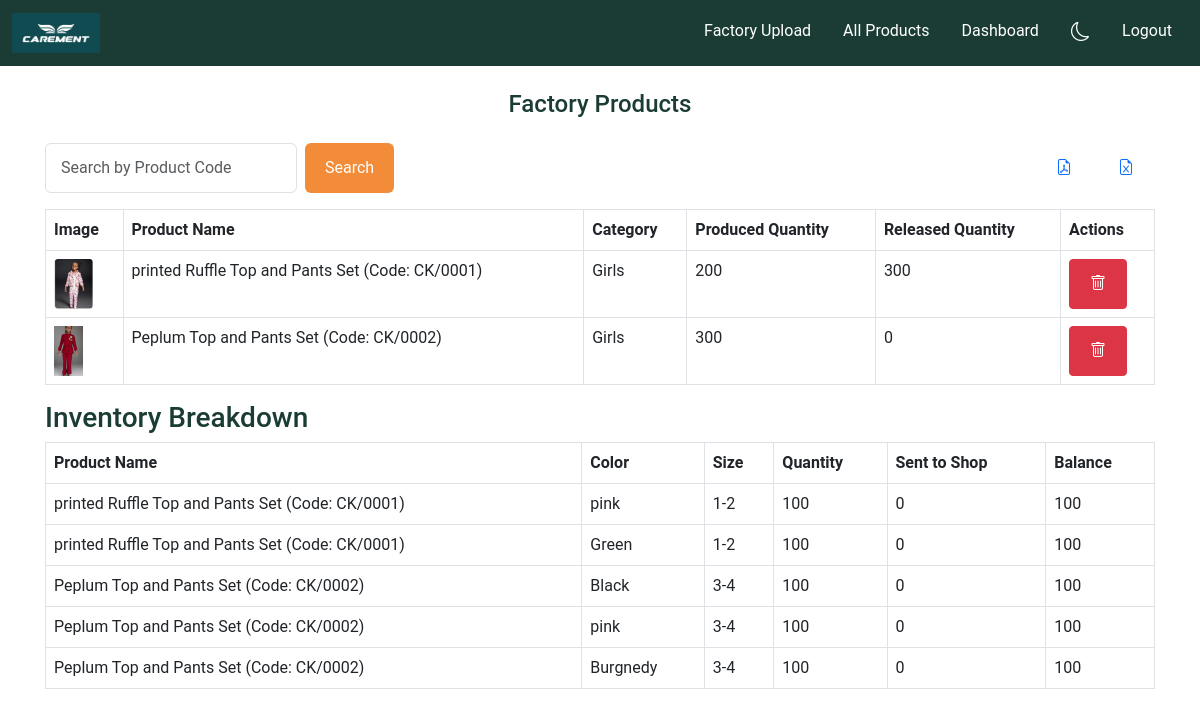
The app's page /factory/products (signed in), older data.
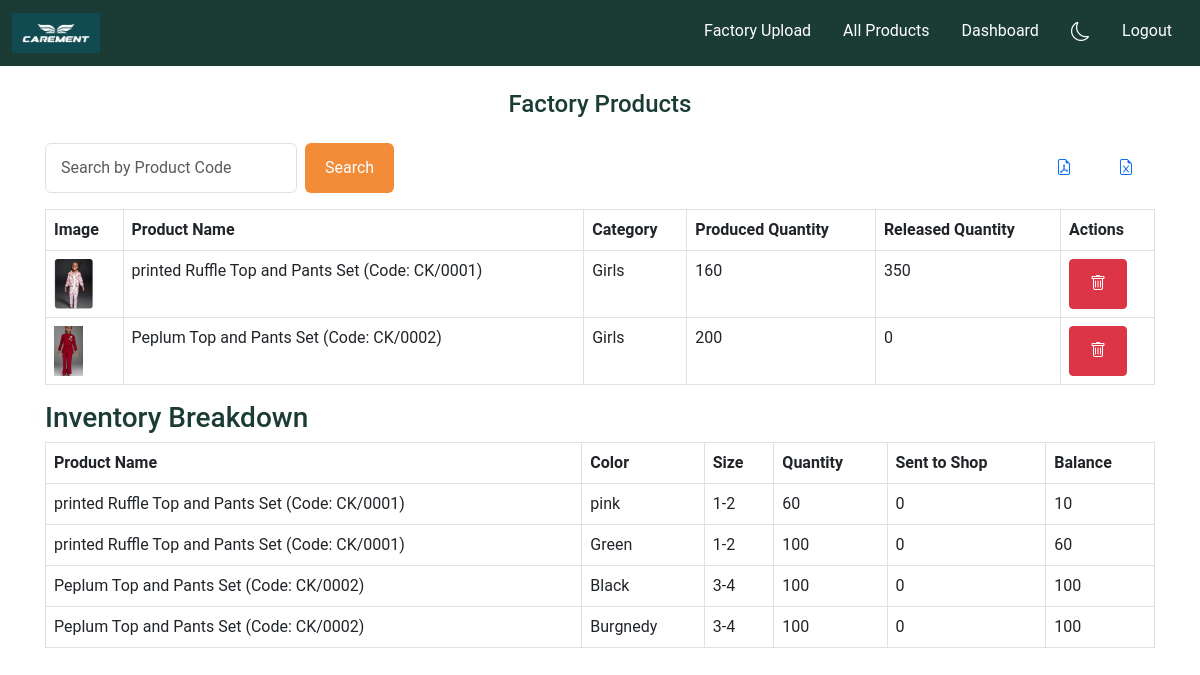
The same page, newer data.
### tables this page shows
CREATE TABLE products (
        product_id INTEGER PRIMARY KEY AUTOINCREMENT,
        product_code TEXT NOT NULL,
        product_name TEXT NOT NULL,
        product_image TEXT,
        product_description TEXT,
        category TEXT,
        campaign_type TEXT,
        produced_quantity INTEGER DEFAULT 0,
        released_quantity INTEGER DEFAULT 0
    , age_range TEXT);

CREATE TABLE inventory_breakdown (
        id INTEGER PRIMARY KEY AUTOINCREMENT,
        product_id INTEGER,
        color TEXT,
        size TEXT,
        quantity INTEGER,
        FOREIGN KEY (product_id) REFERENCES products(product_id)
    );

### app.py (the view)
@app.route('/factory/products', methods=['GET'])
def factory_products():
    if 'user_id' not in session or session.get('role') != 'factory':
        flash('Please login as factory admin!', 'error')
        return redirect(url_for('login'))
    conn = get_db()
    if not conn:
        return redirect(url_for('index'))
    c = conn.cursor()
    try:
        search_query = request.args.get('search', '').strip()
        if search_query:
            products = c.execute('SELECT * FROM products WHERE product_code LIKE ?', (f'%{search_query}%',)).fetchall()
        else:
            products = c.execute('SELECT * FROM products').fetchall()
        inventory = {}
        orders = {}
        balances = {}
        color_groups = {}
        resized_images = {}
        for product in products:
            if product['product_image']:
                try:
                    resized_path = resize_image(os.path.join('static', product['product_image']))
                    resized_images[product['product_id']] = resized_path[7:] if resized_path else None
                except Exception as e:
                    flash(f"Error resizing image for product {product['product_code']}: {e}", 'error')
                    resized_images[product['product_id']] = None
            else:
                resized_images[product['product_id']] = None
            c.execute('SELECT * FROM inventory_breakdown WHERE product_id = ?', (product['product_id'],))
            inventory[product['product_id']] = [dict(row) for row in c.fetchall()]
            c.execute('SELECT * FROM orders WHERE product_id = ?', (product['product_id'],))
            raw_orders = c.fetchall()
            orders[product['product_id']] = [dict(order, product_name=product['product_name']) for order in raw_orders]
            color_groups[product['product_id']] = {}
            for inv in inventory[product['product_id']]:
                color = inv['color'] if inv['color'] is not None else 'Unknown'
                if color not in color_groups[product['product_id']]:
                    color_groups[product['product_id']][color] = []
                color_groups[product['product_id']][color].append({
                    'size': inv['size'] if inv['size'] is not None else 'Unknown',
                    'quantity': inv['quantity'] if inv['quantity'] is not None else 0
                })
            balance = {}
            for inv in inventory[product['product_id']]:
                color = inv['color'] if inv['color'] is not None else 'Unknown'
                size = inv['size'] if inv['size'] is not None else 'Unknown'
                produced_qty = inv['quantity'] if inv['quantity'] is not None else 0
                sent_qty = sum(
                    order['quantity'] for order in orders.get(product['product_id'], [])
                    if order['color'] == color and order['size'] == size and order['status'] != 'Cancelled'
                )
                balance[(color, size)] = produced_qty - sent_qty
            balances[product['product_id']] = balance
        conn.close()
        return render_template('factory_products.html', products=products, inventory=inventory, orders=orders,
                              balances=balances, color_groups=color_groups, resized_images=resized_images,
                              search_query=search_query)
    except sqlite3.Error as e:
        flash(f"Database error: {e}", 'error')
        conn.close()
        return redirect(url_for('factory_products'))

### app.py (called while the page is built)
def get_db():
    try:
        conn = sqlite3.connect('database.db')
        conn.row_factory = sqlite3.Row
        return conn
    except sqlite3.Error as e:
        flash(f"Database connection error: {e}", 'error')
        return None

### image_utils.py (called while the page is built, shortened)
def resize_image(image_path, size=(100, 100)):
    if not image_path:
        print(f"No image path provided")
        return None
    if not os.path.isabs(image_path):
        image_path = os.path.join(os.getcwd(), image_path)
    if not os.path.exists(image_path):
        print(f"Image does not exist at path: {image_path}")
        return None
    filename = os.path.basename(image_path)
    resized_filename = f"resized_{filename}"
    resized_path = os.path.join(RESIZED_FOLDER, resized_filename)
    if os.path.exists(resized_path):
        relative_path = os.path.join('images', 'resized', resized_filename)
        print(f"Resized image already exists: {relative_path}")
        return relative_path

### templates/factory_products.html
{% extends 'base.html' %}
{% block content %}
<h2 class="text-center mb-4" style="color: #1A3C34;">Factory Products</h2>
<div class="d-flex justify-content-between mb-3">
    <form method="GET" action="{{ url_for('factory_products') }}" class="d-flex">
        <input type="text" class="form-control me-2" name="search" placeholder="Search by Product Code" value="{{ search_query or '' }}">
        <button type="submit" class="btn btn-primary" style="background-color: #F28C38; border: none;">Search</button>
    </form>
    <div>
        <a href="{{ url_for('factory_products_export_pdf') }}" class="btn btn-link"><i class="bi bi-file-earmark-pdf"></i></a>
        <a href="{{ url_for('factory_products_export_excel') }}" class="btn btn-link"><i class="bi bi-file-earmark-excel"></i></a>
    </div>
</div>
<div class="table-responsive">
    <table class="table table-bordered">
        <thead>
            <tr>
                <th>Image</th>
                <th>Product Name</th>
                <th>Category</th>
                <th>Produced Quantity</th>
                <th>Released Quantity</th>
                <th>Actions</th>
            </tr>
        </thead>
        <tbody>
            {% for product in products %}
            <tr>
                <td>
                    {% if product.product_image %}
                    <img src="{{ url_for('static', filename=product.product_image) }}" alt="{{ product.product_name }}" class="img-fluid" style="max-height: 50px;">
                    {% else %}
                    <p>No image</p>
                    {% endif %}
                </td>
                <td>{{ product.product_name }} (Code: {{ product.product_code }})</td>
                <td>{{ product.category }}</td>
                <td>{{ product.produced_quantity }}</td>
                <td>{{ product.released_quantity }}</td>
                <td>
                    <a href="{{ url_for('delete_product', product_id=product.product_id) }}" class="btn btn-sm btn-danger" onclick="return confirm('Are you sure you want to delete this product?');">
                        <i class="bi bi-trash"></i>
                    </a>
                </td>
            </tr>
            {% endfor %}
        </tbody>
    </table>
</div>
<h3 style="color: #1A3C34;">Inventory Breakdown</h3>
<div class="table-responsive">
    <table class="table table-bordered">
        <thead>
            <tr>
                <th>Product Name</th>
                <th>Color</th>
                <th>Size</th>
                <th>Quantity</th>
                <th>Sent to Shop</th>
                <th>Balance</th>
            </tr>
        </thead>
        <tbody>
            {% for product in products %}
            {% for inv in inventory[product.product_id] %}
            <tr>
                <td>{{ product.product_name }} (Code: {{ product.product_code }})</td>
                <td>{{ inv.color }}</td>
                <td>{{ inv.size }}</td>
                <td>{{ inv.quantity }}</td>
                <td>
                    {% set sent_qty = 0 %}
                    {% for order in orders.get(product.product_id, []) %}
                        {% if order.color == inv.color and order.size == inv.size %}
                            {% set sent_qty = sent_qty + order.quantity %}
                        {% endif %}
                    {% endfor %}
                    {{ sent_qty }}
                </td>
                <td>{{ balances[product.product_id][(inv.color, inv.size)] | default('N/A') }}</td>
            </tr>
            {% endfor %}
            {% endfor %}
        </tbody>
    </table>
</div>
{% endblock %}

### templates/base.html (shortened to what this page needs)
<!DOCTYPE html>
<html lang="en">
<head>
    <link href="https://cdn.jsdelivr.net/npm/bootstrap@5.3.0/dist/css/bootstrap.min.css" rel="stylesheet">
    <link href="https://cdn.jsdelivr.net/npm/bootstrap-icons@1.11.3/font/bootstrap-icons.css" rel="stylesheet">
    <link rel="stylesheet" href="{{ url_for('static', filename='css/style.css') }}">
</head>
<body class="light-mode">
    <nav class="navbar navbar-expand-lg" style="background-color: #1A3C34;">
        <div class="container-fluid">
            <a class="navbar-brand" href="{{ url_for('dashboard') }}">
                <img src="{{ url_for('static', filename='images/products/_Inverted logo.png') }}" alt="Carement Logo" style="height: 40px;">
            </a>
            <div class="collapse navbar-collapse" id="navbarNav">
                <ul class="navbar-nav ms-auto">
                    {% if session['role'] == 'factory' %}
                    <li class="nav-item">
                        <a class="nav-link text-white" href="{{ url_for('factory_upload') }}">Factory Upload</a>
                    </li>
                    <li class="nav-item">
                        <a class="nav-link text-white" href="{{ url_for('factory_products') }}">All Products</a>
                    </li>
                    {% elif session['role'] == 'shop' %}
                    <li class="nav-item">
                        <a class="nav-link text-white" href="{{ url_for('shop_view') }}">Shop View</a>
                    </li>
                    {% endif %}
                    <li class="nav-item">
                        <a class="nav-link text-white" href="{{ url_for('dashboard') }}">Dashboard</a>
                    </li>
                    <li class="nav-item">
                        <button id="theme-toggle" class="btn btn-link nav-link text-white">
                            <i class="bi bi-moon"></i>
                        </button>
                    </li>
                    <li class="nav-item">
                        <a class="nav-link text-white" href="{{ url_for('login') }}">Logout</a>
                    </li>
                </ul>
            </div>
        </div>
    </nav>
    <div class="container mt-4">
        {% block content %}{% endblock %}
    </div>
</body>
</html>

### static/css/style.css (style rules this page uses)
body { font-family: 'Roboto', Arial, sans-serif; transition: background-color 0.3s, color 0.3s; }
.table img { max-height: 100px; }
img { max-width: 100%; height: auto; }
body.light-mode { background-color: #ffffff; color: #333333; }
body.light-mode .navbar { background-color: #1A3C34 !important; }
body.light-mode .nav-link { color: #ffffff !important; }
body.light-mode h2, body.light-mode h3, body.light-mode h4, body.light-mode label, body.light-mode p { color: #1A3C34 !important; }
#theme-toggle i { font-size: 1.2rem; }
.navbar-brand img { height: 40px; }
.nav-link { padding: 0.5rem 1rem !important; font-size: 1rem; }
.container { padding-left: 15px; padding-right: 15px; }
h2 { font-size: 1.5rem; }
.form-control { padding: 10px 15px; font-size: 1rem; }
.btn { padding: 12px 20px; font-size: 1rem; }

Row changes from the older to the newer data that the page shows:
removed inventory_breakdown: {{ product.product_name }} "Peplum Top and Pants Set", {{ product.product_code }} "CK/0002", color "pink", size "3-4", quantity "100", sent_qty "0", color+size "100", shown under products "Peplum Top and Pants Set"
changed products "printed Ruffle Top and Pants Set": produced_quantity "200" → "160"; released_quantity "300" → "350"
changed products "Peplum Top and Pants Set": produced_quantity "300" → "200"
changed inventory_breakdown "pink": quantity "100" → "60"; color+size "100" → "10"
computed for inventory_breakdown "Green": color+size "100" → "60"
